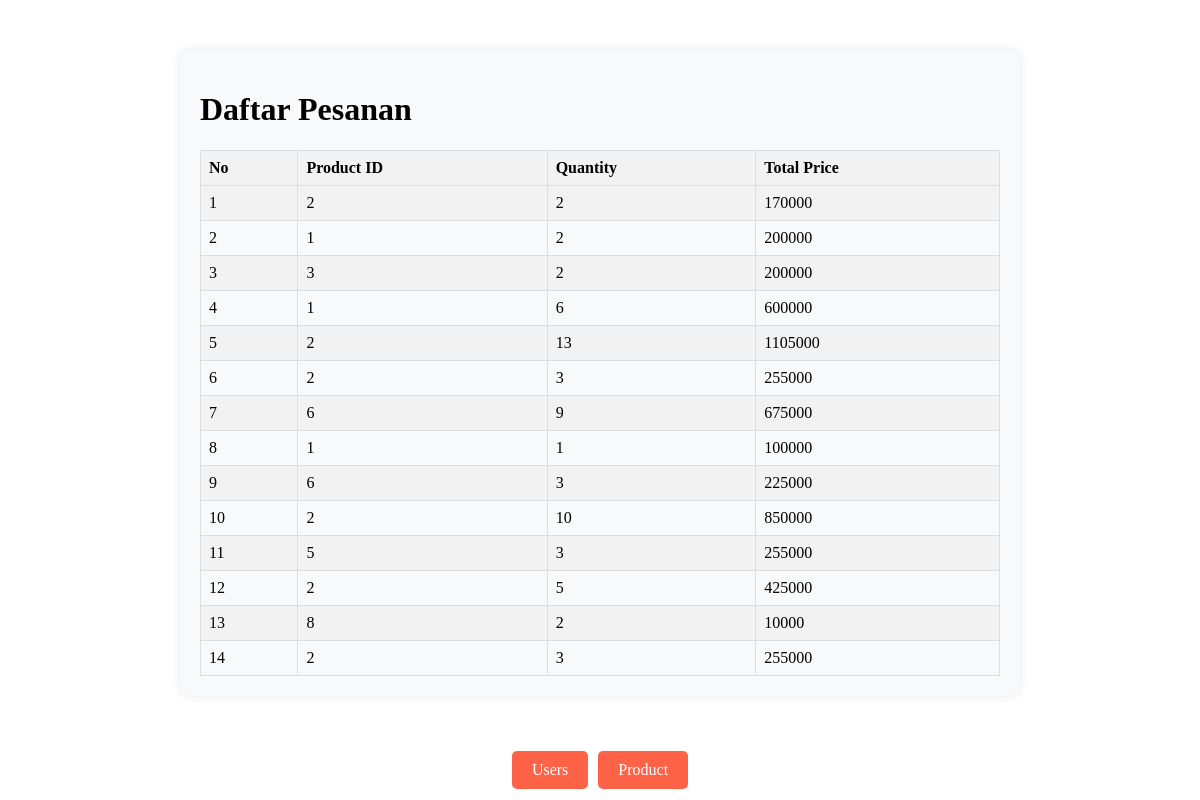
Screenshot of /orders.php (signed in) with the database file from the repository.
### tables this page shows
CREATE TABLE `orders` (
  `order_id` int(11) NOT NULL,
  `user_id` int(11) NOT NULL,
  `product_id` int(11) NOT NULL,
  `quantity` int(11) NOT NULL,
  `total_price` int(11) NOT NULL
);

### orders.php (the view, shortened to what this page needs)
<?php
require 'database.php';
$username = mysqli_real_escape_string($conn, $_SESSION["username"]);
$query = "SELECT * FROM users WHERE username = '$username'";
$result = mysqli_query($conn, $query);
$user_id = null;
if ($result) {
    if (mysqli_num_rows($result) > 0) {
        $row = mysqli_fetch_assoc($result);
        $user_id = $row['user_id'];
    } else {
        echo "Tidak ada data pengguna yang ditemukan.";
    }
} else {
    echo "Error: " . mysqli_error($conn);
}
$order_query = "SELECT * FROM orders WHERE user_id = $user_id";
$order_result = mysqli_query($conn, $order_query);
echo "
<!DOCTYPE html>
<html lang='en'>
<head>
    <meta charset='UTF-8'>
    <meta name='viewport' content='width=device-width, initial-scale=1.0'>
    <title>Daftar Pesanan</title>
    <style>
        /* Style for container */
        .crud-container {
            max-width: 800px;
            margin: 50px auto;
            padding: 20px;
            background-color: #f8f9fa;
            border-radius: 10px;
            box-shadow: 0px 0px 10px rgba(0, 0, 0, 0.1);
        }
        /* Style for table */
        table {
            width: 100%;
            border-collapse: collapse;
            margin-top: 20px;
        }
        table th, table td {
            border: 1px solid #ddd;
            padding: 8px;
            text-align: left;
        }
        table th {
            background-color: #f2f2f2;
        }
        table tr:nth-child(even) {
            background-color: #f2f2f2;
        }
        table tr:hover {
            background-color: #ddd;
        }
        /* Style for buttons */
        .button-container {
            text-align: center;
            margin-top: 20px;
        }
        .button {
            padding: 10px 20px;
            background-color: #ff6347; /* Warna merah agak oren */
            color: white;
            border: none;
            border-radius: 5px;
            text-decoration: none;
            font-size: 16px;
            transition: background-color 0.3s ease, transform 0.3s ease;
            display: inline-block;
            margin: 5px;
        }
        .button:hover {
            background-color: #d84315; /* Warna merah tua agak oren saat hover */
            transform: scale(1.05);
        }
        .button:active {
            background-color: #ff5722; /* Warna merah sedikit lebih terang saat tombol ditekan */
            transform: scale(0.95);
        }
    </style>
</head>
<body>
";
if ($order_result && mysqli_num_rows($order_result) > 0) {
    echo "<div class='crud-container'>";
    echo "<h1>Daftar Pesanan</h1>";
    echo "<table border='1'>";
    echo "<tr><th>No</th><th>Product ID</th><th>Quantity</th><th>Total Price</th></tr>";
    $count = 1;
    while ($order_row = mysqli_fetch_assoc($order_result)) {
        echo "<tr>";
        echo "<td>" . $count++ . "</td>";
        echo "<td>" . $order_row['product_id'] . "</td>";
        echo "<td>" . $order_row['quantity'] . "</td>";
        echo "<td>" . $order_row['total_price'] . "</td>";
        echo "</tr>";
    }
    echo "</table>";
    echo "</div>";
} else {
    echo "<div class='crud-container'>";
    echo "<p>Tidak ada pesanan.</p>";
    echo "</div>";
}
echo "<div class='button-container'>";
echo "<a href='tabel.php' class='button'>Users</a>";
echo "<a href='tabelproduk.php' class='button'>Product</a>";
echo "</div>";
echo "</body>
</html>";
?>

### orders.php (style rules this page uses)
.crud-container { max-width: 800px; margin: 50px auto; padding: 20px; background-color: #f8f9fa; border-radius: 10px; box-shadow: 0px 0px 10px rgba(0, 0, 0, 0.1); }
table { width: 100%; border-collapse: collapse; margin-top: 20px; }
table th, table td { border: 1px solid #ddd; padding: 8px; text-align: left; }
table th { background-color: #f2f2f2; }
table tr:nth-child(even) { background-color: #f2f2f2; }
.button-container { text-align: center; margin-top: 20px; }
.button { padding: 10px 20px; background-color: #ff6347; color: white; border: none; border-radius: 5px; text-decoration: none; font-size: 16px; transition: background-color 0.3s ease, transform 0.3s ease; display: inline-block; margin: 5px; }

### rows the page displays
orders: product "2", quantity "2", total_price "170000"
orders: product "1", quantity "2", total_price "200000"
orders: product "3", quantity "2", total_price "200000"
orders: product "1", quantity "6", total_price "600000"
orders: product "2", quantity "13", total_price "1105000"
orders: product "2", quantity "3", total_price "255000"
orders: product "6", quantity "9", total_price "675000"
orders: product "1", quantity "1", total_price "100000"
orders: product "6", quantity "3", total_price "225000"
orders: product "2", quantity "10", total_price "850000"
orders: product "5", quantity "3", total_price "255000"
orders: product "2", quantity "5", total_price "425000"
orders: product "8", quantity "2", total_price "10000"
orders: product "2", quantity "3", total_price "255000"
